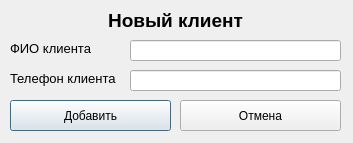
<?xml version="1.0" encoding="UTF-8"?>
<ui version="4.0">
 <class>Form</class>
 <widget class="QWidget" name="Form">
  <property name="geometry">
   <rect>
    <x>0</x>
    <y>0</y>
    <width>353</width>
    <height>143</height>
   </rect>
  </property>
  <property name="windowTitle">
   <string>Новый клиент</string>
  </property>
  <widget class="QLabel" name="label_2">
   <property name="geometry">
    <rect>
     <x>10</x>
     <y>40</y>
     <width>91</width>
     <height>16</height>
    </rect>
   </property>
   <property name="font">
    <font>
     <pointsize>10</pointsize>
    </font>
   </property>
   <property name="text">
    <string>ФИО клиента</string>
   </property>
  </widget>
  <widget class="QLineEdit" name="newClientName">
   <property name="geometry">
    <rect>
     <x>130</x>
     <y>40</y>
     <width>211</width>
     <height>21</height>
    </rect>
   </property>
   <property name="text">
    <string/>
   </property>
  </widget>
  <widget class="QLabel" name="label">
   <property name="geometry">
    <rect>
     <x>10</x>
     <y>10</y>
     <width>331</width>
     <height>20</height>
    </rect>
   </property>
   <property name="font">
    <font>
     <pointsize>14</pointsize>
     <weight>75</weight>
     <bold>true</bold>
    </font>
   </property>
   <property name="text">
    <string>Новый клиент</string>
   </property>
   <property name="alignment">
    <set>Qt::AlignCenter</set>
   </property>
  </widget>
  <widget class="QLabel" name="label_3">
   <property name="geometry">
    <rect>
     <x>10</x>
     <y>70</y>
     <width>111</width>
     <height>16</height>
    </rect>
   </property>
   <property name="font">
    <font>
     <pointsize>10</pointsize>
    </font>
   </property>
   <property name="text">
    <string>Телефон клиента</string>
   </property>
  </widget>
  <widget class="QLineEdit" name="newClientPhone">
   <property name="geometry">
    <rect>
     <x>130</x>
     <y>70</y>
     <width>211</width>
     <height>21</height>
    </rect>
   </property>
   <property name="text">
    <string/>
   </property>
  </widget>
  <widget class="QPushButton" name="Cancel">
   <property name="geometry">
    <rect>
     <x>180</x>
     <y>100</y>
     <width>161</width>
     <height>31</height>
    </rect>
   </property>
   <property name="text">
    <string>Отмена</string>
   </property>
  </widget>
  <widget class="QPushButton" name="AddClient">
   <property name="geometry">
    <rect>
     <x>10</x>
     <y>100</y>
     <width>161</width>
     <height>31</height>
    </rect>
   </property>
   <property name="text">
    <string>Добавить</string>
   </property>
   <property name="default">
    <bool>true</bool>
   </property>
  </widget>
 </widget>
 <resources/>
 <connections/>
</ui>
